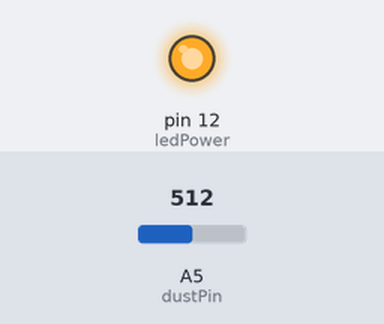
A sketch run on a simulated Arduino Uno, built with avr-gcc and run on an emulated ATmega328P. Shown: output pins drawn as LEDs (lit = HIGH). The inputs (shaded band) are chosen by the test bench; at power-on: A5 (dustPin) = 512. What the sketch prints to the serial monitor is not drawn.

Above: at 1.8 s.
1.9 s: A5 (dustPin) set to 255
3.4 s: A5 (dustPin) set to 237
Timing chart, 0 to 6.4 s (numbered marks = the images above; inputs shaded):
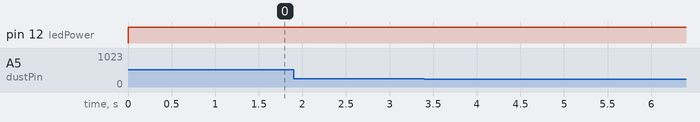

The sketch:

v2.ino
```cpp
/*
  Standalone Sketch to use with a Arduino UNO and a
  Sharp Optical Dust Sensor GP2Y1010AU0F
*/
#include <LiquidCrystal.h>
#include <stdlib.h>

#define PURE_VOLTAGE 145;

LiquidCrystal lcd(8, 9, 4, 5, 6, 7);

int dustPin = 5; //a pin
int ledPower = 12; //d pin

/* Pulse-driven wave from
 *
 *  <--10ms 1 Pulse----------------------------------------------------------..
 *  <--0.32ms LED ON------------------------------------------><--Rest LED OFF--..
 *  <--0.28ms Sampling delay--><-Sampling-><-0.04ms Off Delay->
 */
int samplingTime = 280;
int deltaTime = 40;
int sleepTime = 9680;

long calibrationIndex = 0;
float calibrationVoltage = 0;
float realVoltage = 0;
float caclVoltage = 0;
float dustdensity = 0;
float ppmpercf = 0;
char s[32];

float voMeasured = 0;
float calcVoltage = 0;
float dustDensity = 0;

void setup() {
  Serial.begin(9600);
  pinMode(ledPower, OUTPUT);
}

void loop() {
  digitalWrite(ledPower, LOW); // power on the LED
  delayMicroseconds(samplingTime);
  realVoltage = analogRead(dustPin); // read the dust value
  delayMicroseconds(deltaTime);
  digitalWrite(ledPower, HIGH); // turn the LED off
  delayMicroseconds(sleepTime);

  if(calibrationIndex > 10000) {
    calibrationIndex = 0;
    calibrationVoltage = 0;
  }
  calibrationIndex = calibrationIndex+1;
  calibrationVoltage = calibrationVoltage + realVoltage;

  calcVoltage = realVoltage - PURE_VOLTAGE;
  dustdensity = 0.17 * (calcVoltage * 0.0049) - 0.1;
  ppmpercf = ((calcVoltage * 0.0049) - 0.0256) * 120000;
  if (ppmpercf < 0)
    ppmpercf = 0;
  if (dustdensity < 0 )
    dustdensity = 0;
  if (dustdensity > 0.5)
    dustdensity = 0.5;

  /* dtostrf(
   * double target_value,
   * signed char total_string_length,
   * unsigned char precision_length,
   * char* charBuffer
   */
  String dataString = "realVoltage[";
  dataString += dtostrf(realVoltage, 10, 4, s); //9, 4
  dataString += "] calcVoltage[";
  dataString += dtostrf(calcVoltage, 10, 4, s); //9, 4
  dataString += "] dustdensity[";
  dataString += dtostrf(dustdensity, 10, 4, s); //5, 2
  dataString += "] ppmpercf[";
  dataString += dtostrf(ppmpercf, 10, 4, s); //8, 0
  dataString += "] calibrationVoltage[";
  dataString += dtostrf((calibrationVoltage/calibrationIndex), 10, 4, s);
  dataString += "]\n";

  Serial.print(dataString);

  delay(1000);
}
```
